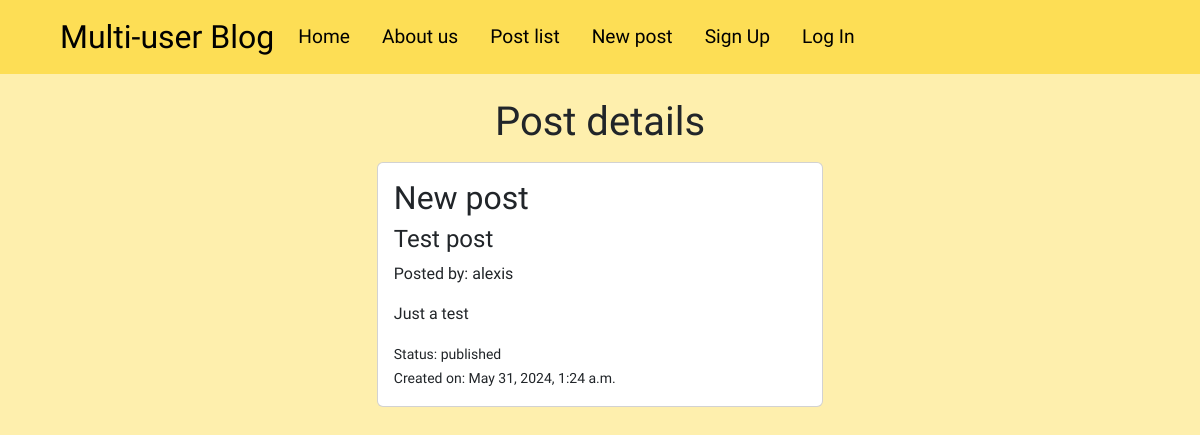
The app's page /posts/1/ with its own data.
### posts/models.py (models this page shows, shortened)
class Post(models.Model):
  title = models.CharField(max_length=128)
  subtitle = models.CharField(max_length=256)
  body = models.TextField()
  author = models.ForeignKey(
    get_user_model(),
    on_delete=models.CASCADE
  )
  created_on = models.DateTimeField(auto_now_add=True)
  status = models.ForeignKey(
    Status,
    on_delete=models.CASCADE
  )

class Status(models.Model):
  name = models.CharField(max_length=128)
  description = models.CharField(max_length=256)
  def __str__(self):
    return self.name

### posts/views.py (the view)
# urls.py: path("<int:pk>/", views.PostDetailView.as_view(), name="detail"),
class PostDetailView(UserPassesTestMixin, DetailView):
  template_name = "posts/detail.html"
  model = Post
  def test_func(self):
    post = self.get_object()
    if str(post.status) == "published":
      return True
    elif str(post.status) == "draft":
      return post.author == self.request.user
    elif str(post.status) == "archived":
      return self.request.user

### templates/posts/detail.html (shortened to what this page needs)
{% extends 'base.html' %}
{% block content %}
<div class="container mt-4">
  <h1 class="center mb-3">Post details</h1>
  <div class="card wth-30">
    <div class="card-body">
      <h2 class="">{{ post.title }}</h2>
      <h4>{{ post.subtitle }}</h4>
      <p>Posted by: {{ post.author }}</p>
      <p>{{ post.body }}</p>
      <small>Status: {{ post.status }}</small>
      <br>
      <small>Created on: {{ post.created_on }}</small>
    </div>
  </div>
</div>
{% endblock content %}

### static/css/base.css (style rules this page uses)
html { scroll-behavior: smooth; }
body { font-family: "Varela Round", sans-serif; background-color: #FEEFAD; }
.center { text-align: center; }
.wth-30 { width: 40%; margin-left: auto; margin-right: auto; }

### records on screen
Post: title "New post", subtitle "Test post", author "alexis", body "Just a test", status "published", created_on "May 31, 2024, 1:24 a.m."
